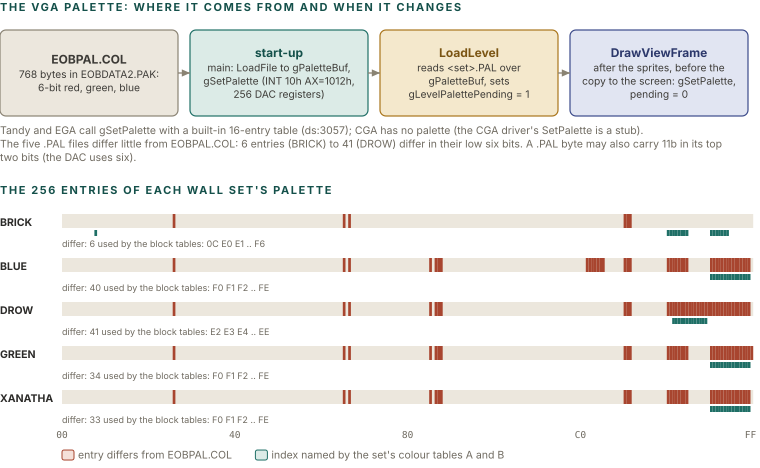

This chart was generated by the following Python code:
import sys, json, struct; sys.path.insert(0, '.')
from figlib import *

diff = json.load(open("data/paldiff.json"))   # the five .PAL files against EOBPAL.COL, from tools/re/wwfmt.py
# the colour tables of the VCN files (decoded by tools/re/wwfmt.py)
sys.path.insert(0, "../re")
import wwfmt
used = {}
for n, pk in [("BRICK", "3"), ("BLUE", "4"), ("DROW", "6"), ("GREEN", "5"), ("XANATHA", "5")]:
    d, _ = wwfmt.unpack(wwfmt.find("EOBDATA%s.PAK:%s.VCN" % (pk, n), "../../eob"))
    used[n] = sorted(set(d[2:34]) - {0})

c = Canvas(760, 500)
c.section(0, 11, "THE VGA PALETTE: WHERE IT COMES FROM AND WHEN IT CHANGES")
# flow
bx = [
    ("EOBPAL.COL", "768 bytes in EOBDATA2.PAK: 6-bit red, green, blue", "grey"),
    ("start-up", "main: LoadFile to gPaletteBuf, gSetPalette (INT 10h AX=1012h, 256 DAC registers)", "teal"),
    ("LoadLevel", "reads <set>.PAL over gPaletteBuf, sets gLevelPalettePending = 1", "ochre"),
    ("DrawViewFrame", "after the sprites, before the copy to the screen: gSetPalette, pending = 0", "navy"),
]
x = 0
w = 178
for i, (t, b, k) in enumerate(bx):
    c.box(x, 30, w, 86, k, t, [b], size=10.2, tsize=12)
    if i:
        c.arrow([(x - 12, 73), (x, 73)], color=GREY)
    x += w + 12
yy = 134
for t in ["Tandy and EGA call gSetPalette with a built-in 16-entry table (ds:3057); CGA has no palette (the CGA driver's SetPalette is a stub).",
          "The five .PAL files differ little from EOBPAL.COL: 6 entries (BRICK) to 41 (DROW) differ in their low six bits. A .PAL byte may also carry 11b in its top two bits (the DAC uses six)."]:
    for l in wrap(t, 750, 10.5):
        c.text(0, yy, l, size=10.5, color=MUTED); yy += 13.5
# strips
y0 = 208
c.section(0, y0 - 14, "THE 256 ENTRIES OF EACH WALL SET'S PALETTE")
sc = 2.7
x0 = 62
for i, n in enumerate(["BRICK", "BLUE", "DROW", "GREEN", "XANATHA"]):
    y = y0 + 6 + i * 44
    c.text(0, y + 12, n, size=10.5, weight=700, color=INK)
    c.rect(x0, y, 256 * sc, 14, fill="#ECE7DD", stroke="none", rx=0)
    for e in diff[n]:
        c.rect(x0 + e * sc, y, sc, 14, fill=SOLID["red"], stroke="none", rx=0)
    for e in used[n]:
        c.rect(x0 + e * sc, y + 16, sc, 6, fill=SOLID["teal"], stroke="none", rx=0)
    c.text(x0 + 256 * sc + 4, y + 11, "%d differ" % len(diff[n]), size=9.5, color=MUTED) if False else None
    c.text(x0, y + 33, "differ: %d    used by the block tables: %s" % (len(diff[n]), " ".join("%02X" % u for u in used[n][:3]) + " .. " + "%02X" % used[n][-1] if used[n] else ""), size=9, color=MUTED)
for e in (0, 0x40, 0x80, 0xC0, 0xFF):
    c.text(x0 + e * sc, y0 + 6 + 5 * 44 + 4, "%02X" % e, size=9.5, color=MUTED, anchor="middle", mono=True)
c.legend(x0, y0 + 6 + 5 * 44 + 24, [("red", "entry differs from EOBPAL.COL"), ("teal", "index named by the set's colour tables A and B")])
c.h = y0 + 6 + 5 * 44 + 34
c.save("figs/gfx_palette_flow.svg")
